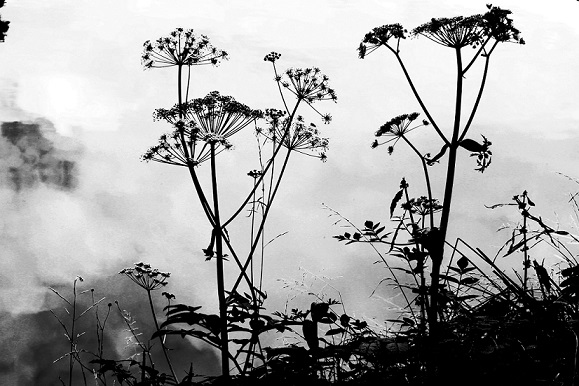
#> input picture iamgeprocessing_3/image.jpg, 579 x 386 px
$ python main.py
#> lines starting #> are read from the running program, lines starting #| are printed output that depends on the picture
import cv2
import numpy as np
from matplotlib import pyplot as plt

img = cv2.imread('image.jpg',0)
#> img is the input picture: shape (386, 579); min 0, max 255, mean 161.7

hist,bins = np.histogram(img.flatten(),256,[0,256])
#> hist = 256 values, max 21102 at index 0, min 197 at index 94, mean 873; bins = 257 values from 0 to 256

cdf = hist.cumsum()
#> cdf = 256 values from 21102 to 223494
cdf_normalized = cdf * hist.max()/ cdf.max()
#> cdf_normalized = 256 values from 1992.4 to 21102
cv2.imshow('img',img)
plt.plot(cdf_normalized, color = 'b')
plt.hist(img.flatten(),256,[0,256], color = 'r')
plt.xlim([0,256])
plt.legend(('cdf','histogram'), loc = 'upper left')
plt.show()
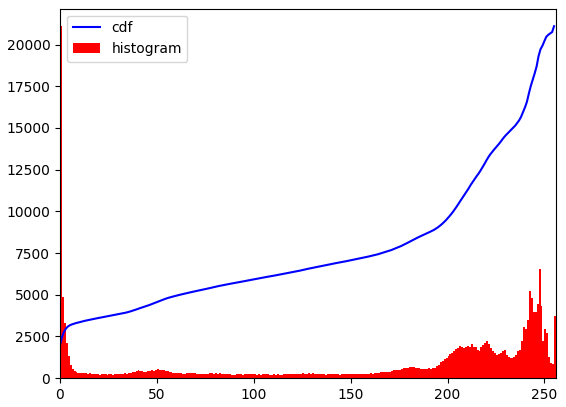
#> figure drawn by matplotlib, 1 panel; tallest bar 21102 high, from x = 0 to 1; curve peaks at x = 255, y = 21102
cv2.waitKey(0)
cv2.destroyAllWindows()
